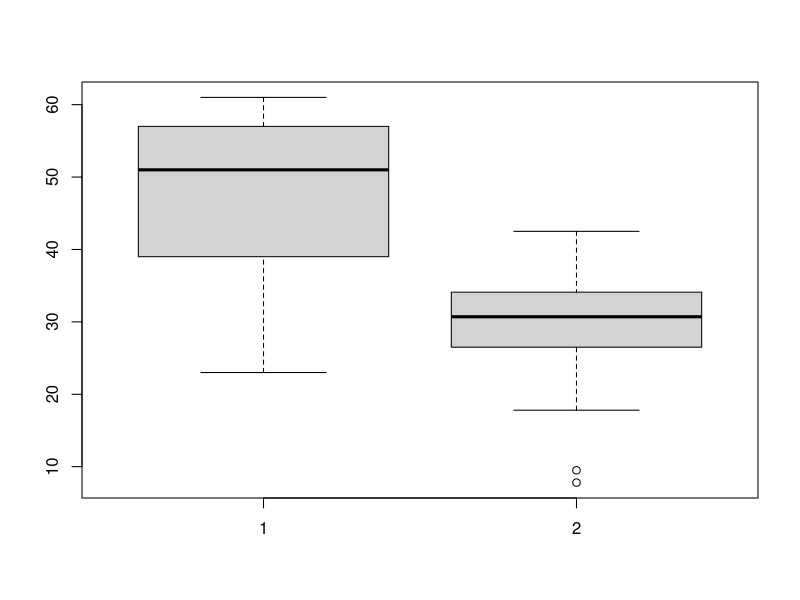
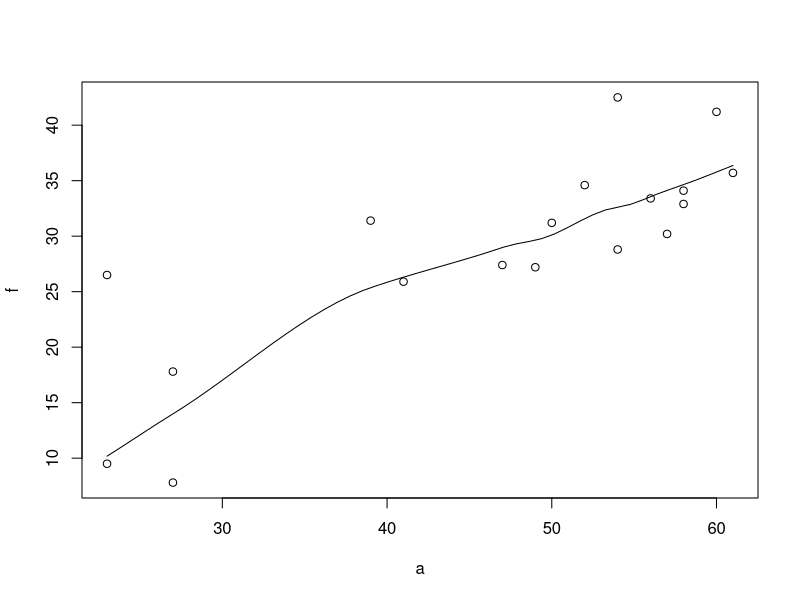

The R source for these figures, in order:
a<-c(23,23,27,27,39,41,47,49,50,52,54,54,56,57,58,58,60,61)
f<-c(9.5,26.5,7.8,17.8,31.4,25.9,27.4,27.2,31.2,34.6,42.5,28.8,33.4,30.2,34.1,32.9,41.2,35.7)
m1=mean(a)
m1
m2=mean(f)
m2
s1=sd(a)
s1
s2=sd(f)
s2
md1=median(a)
md1
md2=median(f)
md2
b=boxplot(a,f)
b
k=scatter.smooth(a,f)
k